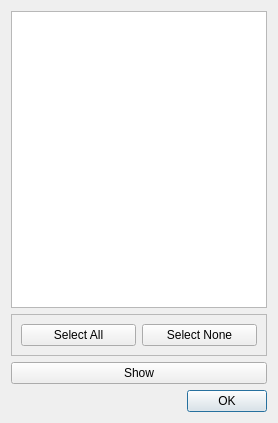
<?xml version="1.0" encoding="UTF-8"?>
<ui version="4.0">
 <class>FolienSummeDlg</class>
 <widget class="QDialog" name="FolienSummeDlg">
  <property name="geometry">
   <rect>
    <x>0</x>
    <y>0</y>
    <width>274</width>
    <height>423</height>
   </rect>
  </property>
  <property name="mouseTracking">
   <bool>false</bool>
  </property>
  <property name="windowTitle">
   <string>Sum Images</string>
  </property>
  <layout class="QGridLayout" name="gridLayout">
   <item row="0" column="0">
    <widget class="QTreeWidget" name="treeWidget">
     <property name="sizePolicy">
      <sizepolicy hsizetype="Minimum" vsizetype="Expanding">
       <horstretch>0</horstretch>
       <verstretch>0</verstretch>
      </sizepolicy>
     </property>
     <property name="maximumSize">
      <size>
       <width>16777215</width>
       <height>16777215</height>
      </size>
     </property>
     <attribute name="headerVisible">
      <bool>false</bool>
     </attribute>
     <attribute name="headerCascadingSectionResizes">
      <bool>false</bool>
     </attribute>
     <attribute name="headerDefaultSectionSize">
      <number>100</number>
     </attribute>
     <attribute name="headerHighlightSections">
      <bool>false</bool>
     </attribute>
     <attribute name="headerShowSortIndicator" stdset="0">
      <bool>false</bool>
     </attribute>
     <attribute name="headerStretchLastSection">
      <bool>true</bool>
     </attribute>
     <attribute name="headerCascadingSectionResizes">
      <bool>false</bool>
     </attribute>
     <attribute name="headerDefaultSectionSize">
      <number>100</number>
     </attribute>
     <attribute name="headerVisible">
      <bool>false</bool>
     </attribute>
     <attribute name="headerShowSortIndicator" stdset="0">
      <bool>false</bool>
     </attribute>
     <attribute name="headerHighlightSections">
      <bool>false</bool>
     </attribute>
     <attribute name="headerStretchLastSection">
      <bool>true</bool>
     </attribute>
     <column>
      <property name="text">
       <string>Auswahl</string>
      </property>
     </column>
    </widget>
   </item>
   <item row="5" column="0">
    <widget class="QDialogButtonBox" name="buttonBox">
     <property name="orientation">
      <enum>Qt::Horizontal</enum>
     </property>
     <property name="standardButtons">
      <set>QDialogButtonBox::Ok</set>
     </property>
    </widget>
   </item>
   <item row="3" column="0">
    <widget class="QFrame" name="frame">
     <property name="frameShape">
      <enum>QFrame::StyledPanel</enum>
     </property>
     <property name="frameShadow">
      <enum>QFrame::Plain</enum>
     </property>
     <layout class="QHBoxLayout" name="horizontalLayout">
      <item>
       <widget class="QPushButton" name="pushButtonSelectAll">
        <property name="text">
         <string>Select All</string>
        </property>
       </widget>
      </item>
      <item>
       <widget class="QPushButton" name="pushButtonSelectNone">
        <property name="text">
         <string>Select None</string>
        </property>
       </widget>
      </item>
     </layout>
    </widget>
   </item>
   <item row="4" column="0">
    <widget class="QPushButton" name="pushButtonShow">
     <property name="text">
      <string>Show</string>
     </property>
    </widget>
   </item>
  </layout>
 </widget>
 <resources/>
 <connections>
  <connection>
   <sender>buttonBox</sender>
   <signal>accepted()</signal>
   <receiver>FolienSummeDlg</receiver>
   <slot>accept()</slot>
   <hints>
    <hint type="sourcelabel">
     <x>248</x>
     <y>254</y>
    </hint>
    <hint type="destinationlabel">
     <x>157</x>
     <y>274</y>
    </hint>
   </hints>
  </connection>
  <connection>
   <sender>buttonBox</sender>
   <signal>rejected()</signal>
   <receiver>FolienSummeDlg</receiver>
   <slot>reject()</slot>
   <hints>
    <hint type="sourcelabel">
     <x>316</x>
     <y>260</y>
    </hint>
    <hint type="destinationlabel">
     <x>286</x>
     <y>274</y>
    </hint>
   </hints>
  </connection>
 </connections>
</ui>
